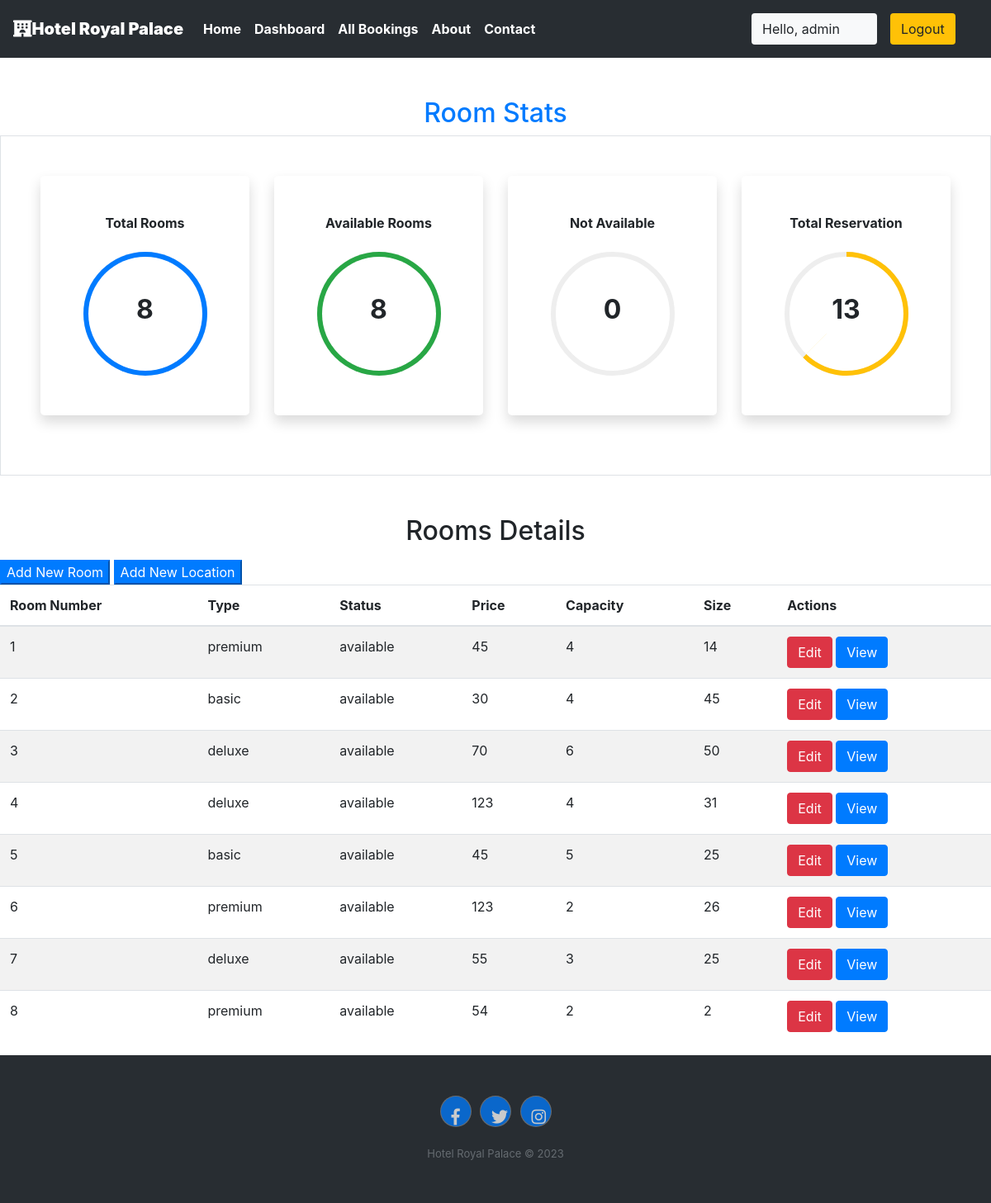
Page /staff/panel (signed in) on the committed database.
### krishna/models.py (models this page shows, shortened)
class Rooms(models.Model):
    ROOM_STATUS = (
    ("1", "available"),
    ("2", "not available"),
    )
    ROOM_TYPE = (
    ("1", "premium"),
    ("2", "deluxe"),
    ("3","basic"),
    )
    room_type = models.CharField(max_length=50,choices = ROOM_TYPE)
    capacity = models.IntegerField()
    price = models.IntegerField()
    size = models.IntegerField()
    hotel = models.ForeignKey(Hotels, on_delete = models.CASCADE)
    status = models.CharField(choices =ROOM_STATUS,max_length = 15)
    roomnumber = models.IntegerField()

### krishna/views.py (the view)
# urls.py: path('staff/panel', views.panel,name="staffpanel"),
@login_required(login_url='/staff')
def panel(request):
    if request.user.is_staff == False:
        return HttpResponse('Access Denied')
    rooms = Rooms.objects.all()
    total_rooms = len(rooms)
    available_rooms = len(Rooms.objects.all().filter(status='1'))
    unavailable_rooms = len(Rooms.objects.all().filter(status='2'))
    reserved = len(Reservation.objects.all())
    hotel = Hotels.objects.values_list('location','id').distinct().order_by()
    response = render(request,'staff/panel.html',{'location':hotel,'reserved':reserved,'rooms':rooms,'total_rooms':total_rooms,'available':available_rooms,'unavailable':unavailable_rooms})
    return HttpResponse(response)

### krishna/templatetags/app_tags.py (called while the page is built)
@register.filter
def percentage(value1,value2=100):
    return int(value1)/int(value2)*100

### templates/staff/panel.html (shortened to what this page needs)
{% extends 'basic.html' %} {% block title %} staff panel {% endblock title %}  {% block body %}
<section class="my-5 ">
    {%load app_tags%}
    <h2 class="text-center text-primary">Room Stats</h2>
    <div class="container-fluid px-5 py-5 border">
        <div class="row">
            <div class="col-xl-3 col-lg-6 col-sm-12 mb-4 ">
                <div class="bg-white rounded-lg p-5 shadow">
                    <h2 class="h6 font-weight-bold text-center mb-4">Total Rooms</h2>
                    <div class="progress mx-auto" data-value={{ total_rooms|percentage:total_rooms}}>
                        <span class="progress-left">
                                    <span class="progress-bar border-primary"></span>
                        </span>
                        <span class="progress-right">
                                    <span class="progress-bar border-primary"></span>
                        </span>
                        <div class="progress-value w-100 h-100 rounded-circle d-flex align-items-center justify-content-center">
                            <div class="h2 font-weight-bold">{{ total_rooms}}</div>
                        </div>
                    </div>
                </div>
            </div>
            <div class="col-xl-3 col-lg-6 col-sm-12 mb-4">
                <div class="bg-white rounded-lg p-5 shadow">
                    <h2 class="h6 font-weight-bold text-center mb-4">Available Rooms</h2>
                    <div class="progress mx-auto" data-value={{ available|percentage:total_rooms}}>
                        <span class="progress-left">
                                    <span class="progress-bar border-success"></span>
                        </span>
                        <span class="progress-right">
                                    <span class="progress-bar border-success"></span>
                        </span>
                        <div class="progress-value w-100 h-100 rounded-circle d-flex align-items-center justify-content-center">
                            <div class="h2 font-weight-bold">{{ available}}</div>
                        </div>
                    </div>
                </div>
            </div>
            <div class="col-xl-3 col-lg-6 col-sm-12 mb-4">
                <div class="bg-white rounded-lg p-5 shadow">
                    <h2 class="h6 font-weight-bold text-center mb-4">Not Available</h2>
                    <div class="progress mx-auto" data-value={{ unavailable|percentage:total_rooms}}>
                        <span class="progress-left">
                        </span>
                        <span class="progress-right">
                        </span>
                        <div class="progress-value w-100 h-100 rounded-circle d-flex align-items-center justify-content-center">
                            <div class="h2 font-weight-bold">{{ unavailable}}</div>
                        </div>
                    </div>
                </div>
            </div>
            <div class="col-xl-3 col-lg-6 col-sm-12 mb-4">
                <div class="bg-white rounded-lg p-5 shadow">
                    <h2 class="h6 font-weight-bold text-center mb-4">Total Reservation</h2>
                    <div class="progress mx-auto" data-value={{reserved |percentage:total_rooms}}>
                        <span class="progress-left">
                                    <span class="progress-bar border-warning"></span>
                        </span>
                        <span class="progress-right">
                                    <span class="progress-bar border-warning"></span>
                        </span>
                        <div class="progress-value w-100 h-100 rounded-circle d-flex align-items-center justify-content-center">
                            <div class="h2 font-weight-bold">{{reserved}}</div>
                        </div>
                    </div>
                </div>
            </div>
        </div>
    </div>
</section>
<h2 class="text-center pb-2">Rooms Details</h2>
<Button class="btn-group btn-primary" data-toggle="modal" data-target="#newroom">Add New Room</Button>
<Button class="btn-group btn-primary " data-toggle="modal" data-target="#newlocation">Add New Location</Button>
<table class="table table-striped  ">
    <thead>
        <th>Room Number</th>
        <th>Type</th>
        <th>Status</th>
        <th>Price</th>
        <th>Capacity</th>
        <th>Size</th>
        <th colspan="2">Actions</th>
    </thead>
    {% if rooms %} {% for each_room in rooms %}
    <tr>
        <td>{{each_room.roomnumber}}</td>
        <td>{{each_room.get_room_type_display}}</td>
        <td>{{each_room.get_status_display}}</td>
        <td>{{each_room.price}}</td>
        <td>{{each_room.capacity}}</td>
        <td>{{each_room.size}}</td>
        <td colspan="2">
            <a href="/staff/panel/edit-room?roomid={{each_room.id}}"><Button class="btn btn-danger">Edit</Button></a>
            <a href="/staff/panel/view-room?roomid={{each_room.id}}"><Button class="btn btn-primary">View</Button></a>
        </td>
    </tr>
    {% endfor %} {% endif %}
</table>
{% endblock body %}

### templates/basic.html (shortened to what this page needs)
{% load static %}
<!DOCTYPE html>
<!DOCTYPE html>
<html lang="en">
<head>
    <link rel="stylesheet" href="https://use.fontawesome.com/releases/v5.7.0/css/all.css">
    <link rel="stylesheet" href="https://maxcdn.bootstrapcdn.com/bootstrap/4.5.0/css/bootstrap.min.css" >
</head>
<body>
    <div class="container-fluid px-0">
        <nav class="navbar navbar-expand-lg navbar-dark font-weight-bold" style="background-color:#282d32">
            <a class="navbar-brand text-bold bg-black " href="/"><i class="fas fa-hotel text-"></i><b>Hotel Royal Palace</b></a>
            <div class="collapse navbar-collapse " id="navbarSupportedContent">
                <ul class="navbar-nav mr-auto ">
                    <li class="nav-item active">
                        <a class="nav-link text-bold " href="/home"> Home</a>
                    </li>
                    {% if user.is_staff %}
                    <li class="nav-item active">
                        <a class="nav-link text-bold" href="/staff/panel">Dashboard </a>
                    </li>
                    {% elif user.is_staff == False and user.is_authenticated %}
                    <li class="nav-item active">
                            <a class="nav-link text-bold" href="/user/bookings">My Bookings </a>
                        </li>
                    {% endif %}
                    {% if user.is_staff %}
                    <li class="nav-item active">
                            <a class="nav-link text-bold" href="/staff/allbookings">All Bookings </a>
                        </li>
                    {% endif %}
                    <li class="nav-item active">
                        <a class="nav-link text-bold" href="/about">About</a>
                    </li>
                    <li class="nav-item active">
                        <a class="nav-link text-bold" href="/contact">Contact </a>
                    </li>
                </ul>
                {% if user.is_authenticated %}
                      <button class="btn btn-group bg-light" data-toggle="modal" data-target="#forlogin">
                       Hello, {{request.user}}
                       <a href="/logout" class="nav-link">
                    <button class="btn btn-group bg-warning" data-toggle="modal" data-target="#forlogin">
                        Logout
                    </button></a>&nbsp; &nbsp;
                    </button>
                {% endif %}
            </div>
        </nav>
    </div>
    {% block body %}
    {% endblock body %}
    <div class="footer-dark">
        <footer>
            <div class="container">
                <div class="row">
                    <div class="col item social">
                        <a class="btn btn-square btn-primary mx-1" href=""><i class="fab fa-facebook-f"></i></a>
                        <a class="btn btn-square btn-primary mx-1" href=""><i class="fab fa-twitter"></i></a>
                        <a class="btn btn-square btn-primary mx-1" href=""><i class="fab fa-instagram"></i></a>
                    </div>
                </div>
                <p class="copyright">Hotel Royal Palace © 2023</p>
            </div>
        </footer>
    </div>
</body>
</html>

### templates/staff/panel.html (style rules this page uses)
.progress { width: 150px; height: 150px; background: none; position: relative; }
.progress::after { content: ""; width: 100%; height: 100%; border-radius: 50%; border: 6px solid #eee; position: absolute; top: 0; left: 0; }
.progress>span { width: 50%; height: 100%; overflow: hidden; position: absolute; top: 0; z-index: 1; }
.progress .progress-left { left: 0; }
.progress .progress-bar { width: 100%; height: 100%; background: none; border-width: 6px; border-style: solid; position: absolute; top: 0; }
.progress .progress-left .progress-bar { left: 100%; border-top-right-radius: 80px; border-bottom-right-radius: 80px; border-left: 0; -webkit-transform-origin: center left; transform-origin: center left; }
.progress .progress-right { right: 0; }
.progress .progress-right .progress-bar { left: -100%; border-top-left-radius: 80px; border-bottom-left-radius: 80px; border-right: 0; -webkit-transform-origin: center right; transform-origin: center right; }
.progress .progress-value { position: absolute; top: 0; left: 0; }
body { min-height: 100vh; }
.rounded-lg { border-radius: 1rem; }

### templates/basic.html (style rules this page uses)
a { text-decoration: none; }
.footer-dark { padding:50px 0; color:#f0f9ff; background-color:#282d32; }
.footer-dark .item.social { text-align:center; }
.footer-dark .item.social > a { font-size:20px; width:36px; height:36px; line-height:36px; display:inline-block; text-align:center; border-radius:50%; box-shadow:0 0 0 1px rgba(255,255,255,0.4); margin:0 8px; color:#fff; opacity:0.75; }
.footer-dark .copyright { text-align:center; padding-top:24px; opacity:0.3; font-size:13px; margin-bottom:0; }

### rows in the picture
Rooms: roomnumber "1", room_type "premium", status "available", price "45", capacity "4", size "14"
Rooms: roomnumber "2", room_type "basic", status "available", price "30", capacity "4", size "45"
Rooms: roomnumber "3", room_type "deluxe", status "available", price "70", capacity "6", size "50"
Rooms: roomnumber "4", room_type "deluxe", status "available", price "123", capacity "4", size "31"
Rooms: roomnumber "5", room_type "basic", status "available", price "45", capacity "5", size "25"
Rooms: roomnumber "6", room_type "premium", status "available", price "123", capacity "2", size "26"
Rooms: roomnumber "7", room_type "deluxe", status "available", price "55", capacity "3", size "25"
Rooms: roomnumber "8", room_type "premium", status "available", price "54", capacity "2", size "2"

### other values in the picture
{{ request.user }} "admin"
{{ total_rooms }} "8"
{{ available }} "8"
{{ unavailable }} "0"
{{ reserved }} "13"
